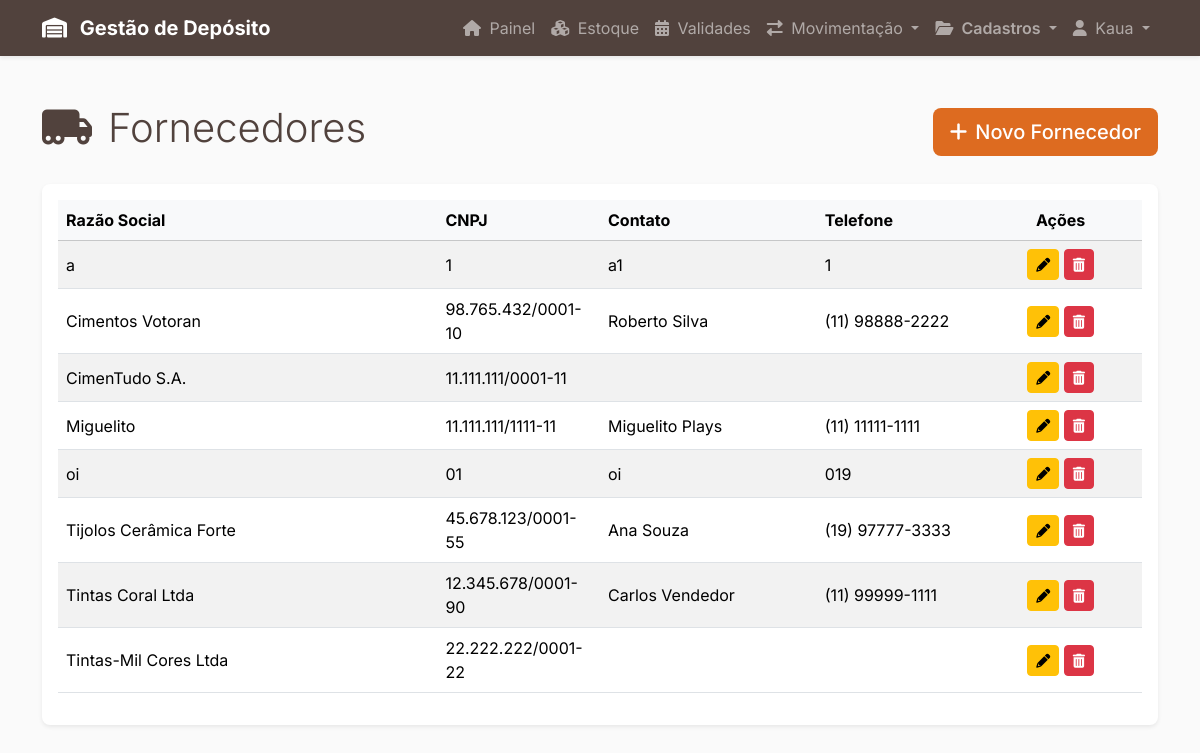
Page /fornecedor/index.php (signed in) on the committed database.
### tables this page shows
CREATE TABLE `fornecedores` (
  `id` int(11) NOT NULL,
  `razao_social` varchar(255) NOT NULL,
  `cnpj` varchar(18) DEFAULT NULL,
  `contato_nome` varchar(100) DEFAULT NULL,
  `contato_telefone` varchar(20) DEFAULT NULL
);

### src/fornecedores.php (called while the page is built, shortened)
<?php
function listarFornecedores() {
    $conn = getDBConnection();
    $fornecedores = [];
    $sql = "SELECT id, razao_social, cnpj, contato_nome, contato_telefone FROM Fornecedores ORDER BY razao_social ASC";
    $resultado = mysqli_query($conn, $sql);
    if ($resultado) {
        while ($linha = mysqli_fetch_assoc($resultado)) {
            $fornecedores[] = $linha;
        }
    }
    return $fornecedores;
}
?>

### src/utils.php (called while the page is built)
<?php
function formatarDocumento($valor) {
    $valor = preg_replace('/\D/', '', $valor);
    if (strlen($valor) === 14) {
        return preg_replace('/(\d{2})(\d{3})(\d{3})(\d{4})(\d{2})/', '$1.$2.$3/$4-$5', $valor);
    } elseif (strlen($valor) === 11) {
        return preg_replace('/(\d{3})(\d{3})(\d{3})(\d{2})/', '$1.$2.$3-$4', $valor);
    }
    return $valor;
}
function formatarTelefone($valor) {
    $valor = preg_replace('/\D/', '', $valor);
    if (strlen($valor) === 11) {
        return preg_replace('/(\d{2})(\d{5})(\d{4})/', '($1) $2-$3', $valor);
    } elseif (strlen($valor) === 10) {
        return preg_replace('/(\d{2})(\d{4})(\d{4})/', '($1) $2-$3', $valor);
    }
    return $valor;
}
?>

### public/fornecedor/index.php (the view, shortened to what this page needs)
<?php
include '../../templates/header.php';
require_once '../../src/fornecedores.php';
require_once '../../src/utils.php';
$lista_de_fornecedores = listarFornecedores();
?>
<div class="container my-5">
    <div class="d-flex justify-content-between align-items-center mb-4">
        <h1 class="display-6 text-marrom-escuro">
            <i class="fas fa-truck-moving me-3"></i>Fornecedores
        </h1>
        <a href="novo.php" class="btn btn-lg fw-medium" style="background-color: #DD6B20; color: white;">
            <i class="fas fa-plus me-2"></i>Novo Fornecedor
        </a>
    </div>
    <div class="card shadow-sm border-0 rounded-3">
        <div class="card-body">
            <table class="table table-striped table-hover align-middle">
                <thead class="table-light">
                    <tr>
                        <th scope="col" style="width: 35%;">Razão Social</th>
                        <th scope="col" style="width: 15%;">CNPJ</th>
                        <th scope="col" style="width: 20%;">Contato</th>
                        <th scope="col" style="width: 15%;">Telefone</th>
                        <th scope="col" style="width: 15%;" class="text-center">Ações</th>
                    </tr>
                </thead>
                <tbody>
                    <?php foreach ($lista_de_fornecedores as $fornecedor): ?>
                    <tr>
                        <td><?php echo htmlspecialchars($fornecedor['razao_social']); ?></td>
                        <td><?php echo htmlspecialchars(formatarDocumento($fornecedor['cnpj'])); ?></td>
                        <td><?php echo htmlspecialchars($fornecedor['contato_nome']); ?></td>
                        <td><?php echo htmlspecialchars(formatarTelefone($fornecedor['contato_telefone'])); ?></td>
                        <td class="text-center">
                            <a href="editar.php?id=<?php echo $fornecedor['id']; ?>"
                               class="btn btn-sm btn-warning" title="Editar">
                                <i class="fas fa-pencil-alt"></i>
                            </a>
                            <a href="excluir.php?id=<?php echo $fornecedor['id']; ?>"
                               class="btn btn-sm btn-danger" title="Excluir">
                                <i class="fas fa-trash-alt"></i>
                            </a>
                        </td>
                    </tr>
                    <?php endforeach; ?>
                </tbody>
            </table>
        </div>
    </div>
</div>
<?php
include '../../templates/footer.php';
?>

### templates/header.php (style rules this page uses)
body { font-family: 'Inter', sans-serif; background-color: #FAFAFA; }
.text-marrom-escuro { color: #51423D; }

### rows in the picture
fornecedores: razao_social "a", cnpj "1", contato_nome "a1", contato_telefone "1"
fornecedores: razao_social "Cimentos Votoran", cnpj "98.765.432/0001-10", contato_nome "Roberto Silva", contato_telefone "(11) 98888-2222"
fornecedores: razao_social "CimenTudo S.A.", cnpj "11.111.111/0001-11"
fornecedores: razao_social "Miguelito", cnpj "11.111.111/1111-11", contato_nome "Miguelito Plays", contato_telefone "(11) 11111-1111"
fornecedores: razao_social "oi", cnpj "01", contato_nome "oi", contato_telefone "019"
fornecedores: razao_social "Tijolos Cerâmica Forte", cnpj "45.678.123/0001-55", contato_nome "Ana Souza", contato_telefone "(19) 97777-3333"
fornecedores: razao_social "Tintas Coral Ltda", cnpj "12.345.678/0001-90", contato_nome "Carlos Vendedor", contato_telefone "(11) 99999-1111"
fornecedores: razao_social "Tintas-Mil Cores Ltda", cnpj "22.222.222/0001-22"

### other values in the picture
$_SESSION['user_name'] "Kaua"
